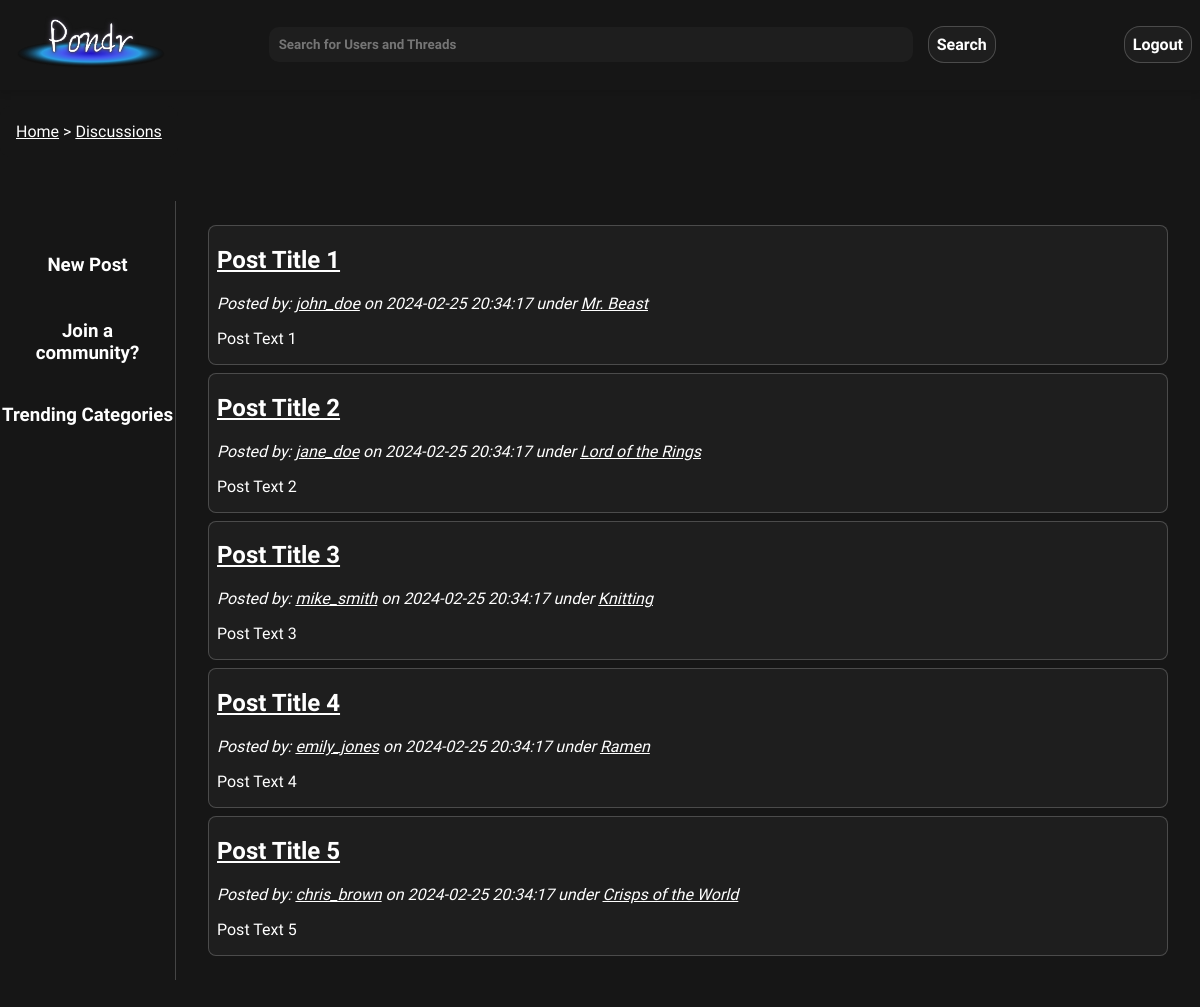
The app's page /pages/discussion.php (signed in) with its own data.
### tables this page shows
CREATE TABLE posts (
    postId INT AUTO_INCREMENT,
    userId INT NOT NULL, 
    postDate DATETIME NOT NULL,  
    title VARCHAR(255) NOT NULL,
    text VARCHAR(3000) NOT NULL,  
    img VARCHAR(255),
    link VARCHAR(255),
    catId INT,
    likes INT NOT NULL DEFAULT 0,
    comment INT NOT NULL DEFAULT 0,
    PRIMARY KEY(postId,userId),
    FOREIGN KEY(userId) REFERENCES users(userId)
        ON DELETE CASCADE,
    FOREIGN KEY(catId) REFERENCES categories(catId)
        ON DELETE CASCADE
    
);

CREATE TABLE users (
    userId INT AUTO_INCREMENT,
    utype BIT(1) NOT NULL,  
    fName VARCHAR(255) NOT NULL,
    lName VARCHAR(255) NOT NULL,
    uName VARCHAR(255) NOT NULL UNIQUE,
    email VARCHAR(255) NOT NULL UNIQUE,
    pass VARCHAR(255) NOT NULL,
    bio VARCHAR(1000) NOT NULL,  
    pfp VARCHAR(255),
    recoveryKey VARCHAR(255) NOT NULL,
    PRIMARY KEY(userId)
);

CREATE TABLE categories (
    catId INT AUTO_INCREMENT,
    userId INT NOT NULL,
    name VARCHAR(255) NOT NULL,
    description VARCHAR(255),
    count INT NOT NULL DEFAULT 0,  
    PRIMARY KEY(catId),
    FOREIGN KEY(userId) REFERENCES users(userId)
        ON DELETE CASCADE
);

### public/pages/discussion.php (the view, shortened to what this page needs)
<?php
$search = $_GET['search'] ?? null;
?>
<!DOCTYPE html>
<html lang="en">
    <head>
        <link rel="stylesheet" href="../css/styles.css">
        <link rel="stylesheet" href="../css/discussion.css">
    </head>
    <body>
        <?php require_once '../scripts/header.php';   ?>
        <?php require_once '../scripts/breadcrumbs.php'; ?>
        <main class="center-container margin-down">
            <section class="side-container">
                <?php
                if (isset ($uid)) {
                    echo "<a href=\"./new_post.php\"><h3>New Post</h3></a>";
                    echo '<a href="create_category.php" class="create-community-btn"><h3>Join a community?</h3></a>';
                }
                ?>
                <h3>Trending Categories</h3>
            </section>
            <section class="discussion-container">
                <?php
                $sql = "SELECT p.postId, p.title, p.postDate, p.text, u.uName, c.name, p.img, c.catId, u.userId, u.utype
                FROM posts as p JOIN users as u ON p.userId = u.userId
                LEFT OUTER JOIN categories as c ON p.catId = c.catId
                WHERE" . (isset ($catId) ? " p.catId = ? AND " : " ") . "CASE WHEN ? = \"\" THEN TRUE ELSE (p.title LIKE CONCAT('%',?,'%') OR p.text LIKE CONCAT('%',?,'%') OR u.uName LIKE CONCAT('%',?,'%')) END
                ORDER BY p.postDate DESC;";
                $prstmt = $conn->prepare($sql);
                $searchString = (isset ($search)) ? $search : "";
                if (isset ($catId)) {
                    $prstmt->bind_param("sssss", $catId, $searchString, $searchString, $searchString, $searchString);
                } else {
                    $prstmt->bind_param("ssss", $searchString, $searchString, $searchString, $searchString);
                }
                try {
                    $prstmt->execute();
                    $prstmt->bind_result($postId, $title, $postDate, $text, $uName, $catName, $postImg, $catId, $userId, $userType);
                    if ($prstmt->fetch()) {
                        echo "<div class=\"mini-thread\">";
                        echo "<article>";
                        echo "<a href=\"./thread.php?postId=$postId\"><h2>" . htmlspecialchars($title) . "</h2></a>";
                        if ($userType == 1) {
                            echo "<i>Posted by: " . ($userId == $uid ? "<a href=\"./my_profile.php\">" : "<a href=\"./profile.php?uName=$uName\">") . htmlspecialchars($uName) . "[MOD] </a> on <time>$postDate</time>" . ((isset ($catId)) ? " under <a href=\"./discussion.php?catId=$catId\">" . htmlspecialchars($catName) . "</a>" : "") . "</i>";
                        }else{
                            echo "<i>Posted by: " . ($userId == $uid ? "<a href=\"./my_profile.php\">" : "<a href=\"./profile.php?uName=$uName\">") . htmlspecialchars($uName) . "</a> on <time>$postDate</time>" . ((isset ($catId)) ? " under <a href=\"./discussion.php?catId=$catId\">" . htmlspecialchars($catName) . "</a>" : "") . "</i>";
                        }
                        echo "<p>$text</p>";
                        echo "</article>";
                        echo "</div>";
                        while ($prstmt->fetch()) {
                            echo "<div class=\"mini-thread\">";
                            echo "<article>";
                            echo "<a href=\"./thread.php?postId=$postId\"><h2>" . htmlspecialchars($title) . "</h2></a>";
                            if ($userType == 1) {
                                echo "<i>Posted by: " . ($userId == $uid ? "<a href=\"./my_profile.php\">" : "<a href=\"./profile.php?uName=$uName\">") . htmlspecialchars($uName) . "[MOD] </a> on <time>$postDate</time>" . ((isset ($catId)) ? " under <a href=\"./discussion.php?catId=$catId\">" . htmlspecialchars($catName) . "</a>" : "") . "</i>";
                            }else{
                                echo "<i>Posted by: " . ($userId == $uid ? "<a href=\"./my_profile.php\">" : "<a href=\"./profile.php?uName=$uName\">") . htmlspecialchars($uName) . "</a> on <time>$postDate</time>" . ((isset ($catId)) ? " under <a href=\"./discussion.php?catId=$catId\">" . htmlspecialchars($catName) . "</a>" : "") . "</i>";
                            }
                            echo "<p>$text</p>";
                            echo "</article>";
                            echo "</div>";
                        }
                    } else {
                        echo "<p>Looks like theres no posts currently in Pondr. Be the first to post!</p>";
                    }
                } catch (mysqli_sql_exception $e) {
                    $code = $e->getCode();
                    echo "<p>Error while loading discussion posts. Try again. Error: $code</p>";
                }
                ?>
            </section>
        </main>
    </body>
</html>

### public/css/styles.css (style rules this page uses)
:root { --background-color: #161616; --navbar-dark: linear-gradient(145deg, #0A0A0A, #161616); --button-border: rgba(255, 255, 255, 0.2); --text-color: #ffffff; --button-hover-bg: #2A2A2A; --input-background: #1E1E1E; --input-hover: rgba(255, 255, 255, 0.1); --highlight-color: #3A7FFB; --box-shadow: 0 4px 6px rgba(0, 0, 0, 0.1); --pondr-font: 'Quicksand', sans-serif; }
a { color: white; }
body { margin: 0; padding: 0; font-family: var(--pondr-font); background-color: var(--background-color); color:var(--text-color); transition: all 0.2s ease; }
.center-container { display:flex; justify-content: center; align-items:center; height: 94vh; }
.margin-down { margin-top: 2vw; align-items:flex-start; margin-bottom: 5em; }

### public/css/discussion.css (style rules this page uses)
.discussion-container { width: 80%; background: var(--dark-blue); padding: 1em 2em; border-left: var(--button-border) solid 0.1em; }
.mini-thread { display: flex; flex-direction: row; align-items: center; border: 0.1em solid var(--button-border); border-radius: 0.5em; margin: 0.5em 0; padding: 0 0.5em; background: var(--input-background); }
.mini-thread article { flex-grow:1; margin-right: 1em; }
.mini-thread a { color: white; }
.mini-thread p { overflow: hidden; max-height: 4em; }
.margin-down { justify-content: space-around; }
.side-container { background: var(--dark-blue); border-radius: 10px; flex-grow: 1; display: flex; flex-direction: column; align-items: center; margin-top: 2.6vw; position: relative; justify-content: space-between; }
.side-container a { color: white; display: block; background: var(--button-green); box-sizing: border-box; text-align: center; width: 90%; text-decoration: none; padding: 0.2em 0; transition: background-color 0.1s ease-in; border-radius: 0.5em; }

### records on screen
posts: title "Post Title 1", postDate "2024-02-25 20:34:17", text "Post Text 1"
users: uName "john_doe"
categories: name "Mr. Beast"
posts: title "Post Title 2", userId.uName "jane_doe", postDate "2024-02-25 20:34:17", catId.name "Lord of the Rings", text "Post Text 2"
posts: title "Post Title 3", userId.uName "mike_smith", postDate "2024-02-25 20:34:17", catId.name "Knitting", text "Post Text 3"
posts: title "Post Title 4", userId.uName "emily_jones", postDate "2024-02-25 20:34:17", catId.name "Ramen", text "Post Text 4"
posts: title "Post Title 5", userId.uName "chris_brown", postDate "2024-02-25 20:34:17", catId.name "Crisps of the World", text "Post Text 5"

### other values on screen
$title "Home"
$title "Discussions"
